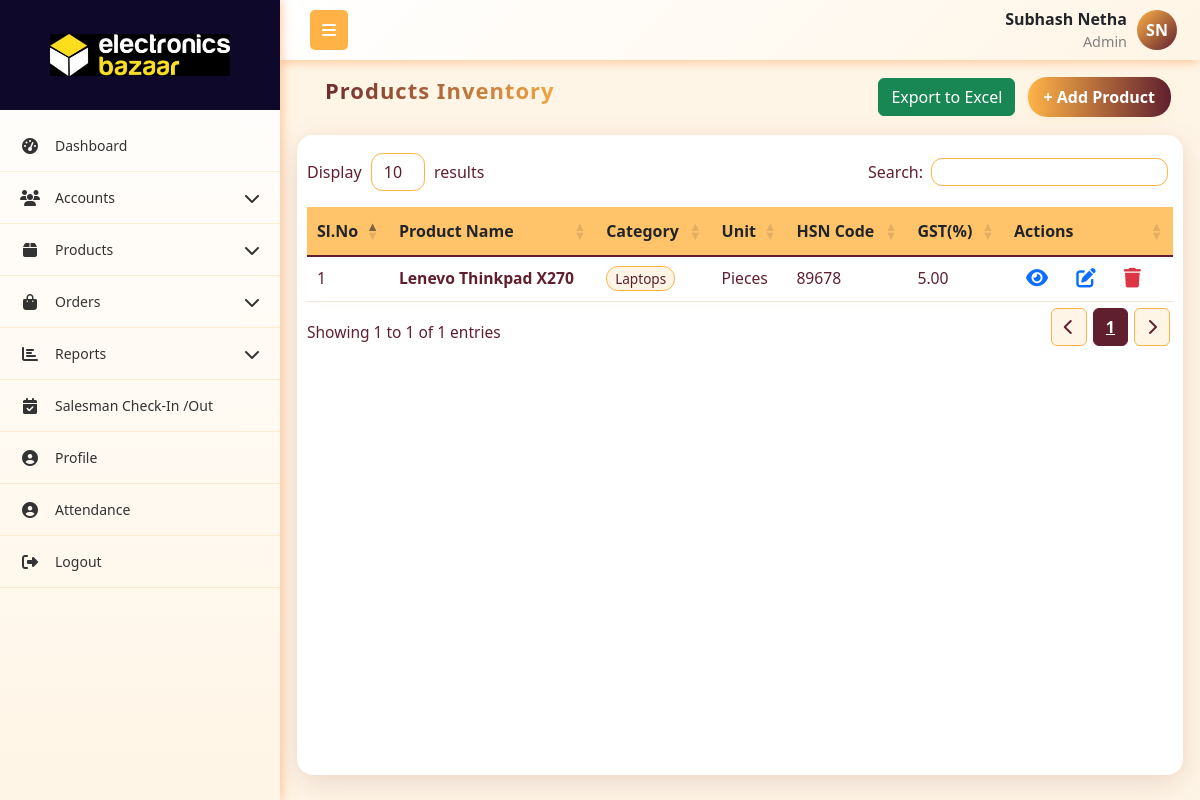
/products/ (signed in), run on the app's committed database.
### App1/models.py (models this page shows, shortened)
class User(models.Model):
    role = models.ForeignKey(Role,on_delete=models.SET_NULL, null=True, related_name="role")
    username = models.CharField(max_length=255, unique=True)
    password = models.CharField(max_length=255)
    first_name = models.CharField(max_length=255)
    last_name = models.CharField(max_length=255,null=True, blank=True)
    email = models.EmailField(unique=True)
    phone_number = models.CharField(max_length=15, unique=True)
    address = models.TextField(null=True, blank=True)
    city = models.CharField(max_length=255,null=True, blank=True)
    state = models.CharField(max_length=255,null=True, blank=True)
    pincode = models.CharField(max_length=10,null=True, blank=True)
    is_active = models.BooleanField(default=True)
    created_at = models.DateTimeField(auto_now_add=True)
    updated_at = models.DateTimeField(auto_now=True)
    profile_picture = models.ImageField(upload_to='profile_pictures/', null=True, blank=True)

class Role(models.Model):
    name = models.CharField(max_length=255, unique=True)
    created_at = models.DateTimeField(auto_now_add=True)
    updated_at = models.DateTimeField(auto_now=True)

class Product(models.Model):
    PRODUCT_TYPE_CHOICES = [
        ('COMPONENT', 'Component'),
        ('OLD LAPTOP', 'Old Laptop'),
        ('REFURBISHED', 'Refurbished Laptop'),
    ]
    name = models.CharField(max_length=255)
    category = models.ForeignKey('Category', on_delete=models.CASCADE)
    product_type = models.CharField(
        max_length=20,
        choices=PRODUCT_TYPE_CHOICES,
        default='REFURBISHED',
        help_text="Defines whether this is a component, old laptop, or refurbished laptop"
    )
    unit = models.CharField(
        max_length=50,
        choices=[('Pieces', 'Pieces')],
        default='Pieces'
    )
    description = models.TextField(blank=True)
    hsn_code = models.CharField(max_length=20, blank=True, null=True)
    gstpercentage = models.DecimalField(max_digits=5, decimal_places=2, default=0)
    brand_name = models.CharField(
        max_length=50,
        choices=[
            ('Dell', 'Dell'),
            ('Lenovo', 'Lenovo'),
            ('HP', 'HP'),
            ('Apple', 'Apple'),
            ('Asus', 'Asus'),
            ('Acer', 'Acer'),
            ('Other', 'Other'),
        ],
        blank=True, null=True
    )
    model_name = models.CharField(max_length=100, blank=True, null=True)
    product_picture = models.ImageField(upload_to='product_images/', null=True, blank=True)
    purchase_price = models.DecimalField(max_digits=10, decimal_places=2, default=0, help_text="Cost price or component purchase rate")
    sale_price = models.DecimalField(max_digits=10, decimal_places=2, default=0, help_text="Selling price or MRP for refurbished units")
    created_at = models.DateTimeField(auto_now_add=True)

class Category(models.Model):
    name = models.CharField(max_length=100)
    created_at = models.DateTimeField(auto_now_add=True)
    updated_at = models.DateTimeField(auto_now=True)

### App1/views.py (the view)
# urls.py: path('products/', product_table, name='product_table'),
def product_table(request):
    current_user, role_permission = get_logged_in_user(request)
    if not current_user:
        return redirect('login')
    products = Product.objects.all()
    context = {'products':products,'current_user':current_user, 'role_permission': role_permission}
    return render(request, 'company_admin/product_table.html',context)

### App1/views.py (called while the page is built)
def get_logged_in_user(request):
    username = request.session.get('current_user')
    if not username:
        return None, None  # always return a tuple
    try:
        user = User.objects.get(username=username)
        try:
            role_permission = RolePermissions.objects.get(role=user.role)
        except RolePermissions.DoesNotExist:
            role_permission = None
        return user, role_permission
    except User.DoesNotExist:
        return None, None

### templates/company_admin/product_table.html (shortened to what this page needs)
{% extends 'company_admin/base.html' %}
{% load static %}
{% block content %}
<link rel="stylesheet" href="https://cdn.datatables.net/1.13.4/css/dataTables.bootstrap5.min.css">
<link rel="stylesheet" href="https://cdn.datatables.net/responsive/2.4.1/css/responsive.bootstrap5.min.css">
<link rel="stylesheet" href="https://cdnjs.cloudflare.com/ajax/libs/font-awesome/6.4.0/css/all.min.css">
<div class="container mt-1">
    <div class="mb-0 p-0">
        <div class="d-flex justify-content-between flex-wrap m-1">
            <h5 class="header">Products Inventory</h5>
            <div>
                <div style="position: relative; display: inline-block;">
                    <button onclick="toggleColumnSelector()" class="btn btn-success">Export to Excel</button>
                </div>
                {% if role_permission.all_products_a %}
                <a href="{% url 'add_product' %}" class="btn btn-primary m-2">+ Add Product</a>
                {% endif %}
            </div>
        </div>
    </div>
    <div class="custom-card">
        <table id="productstable" class="table align-middle" style="width:100%">
            <thead class="table-header">
                <tr>
                    <th>Sl.No</th>
                    <th>Product Name</th>
                    <th>Category</th>
                    <th>Unit</th>
                    <th>HSN Code</th>
                    <th>GST(%)</th>
                    <th>Actions</th>
                </tr>
            </thead>
            <tbody>
                {% for product in products %}
                <tr>
                    <td>{{ forloop.counter }}</td>
                    <td>
                        <strong>{{ product.name }}</strong>
                    </td>
                    <td>
                        <span class="category-badge">{{ product.category.name }}</span>
                    </td>
                    <td>{{ product.unit|default:"N/A" }}</td>
                    <td>{{ product.hsn_code|default:"N/A" }}</td>
                    <td>{{ product.gstpercentage|default:"N/A" }}</td>
                    <td>
                        <a href="{% url 'view_product' product.id %}" class="btn-icon text-decoration-none" title="View">
                        </a>
                        {% if role_permission.all_products_e %}
                        <a href="{% url 'edit_product' product.id %}" class="btn-icon text-decoration-none" title="Edit">
                        </a>
                        {% endif %}
                        {% if role_permission.all_products_d %}
                        <a href="{% url 'delete_product' product.id %}" onclick="return confirm('Are you sure you want to delete this product?');" class="btn-icon" title="Delete">
                        </a>
                        {% endif %}
                    </td>
                </tr>
                {% endfor %}
            </tbody>
        </table>
    </div>
</div>
{% endblock content %}

### templates/company_admin/base.html (shortened to what this page needs)
{% load static %}
<!DOCTYPE html>
<html lang="en">
<head>
    <link href="https://cdnjs.cloudflare.com/ajax/libs/bootstrap/5.3.0/css/bootstrap.min.css" rel="stylesheet">
    <link href="https://cdnjs.cloudflare.com/ajax/libs/font-awesome/6.4.0/css/all.min.css" rel="stylesheet">
    <link rel="stylesheet" href="https://cdn.datatables.net/1.13.4/css/dataTables.bootstrap5.min.css">
    <link rel="stylesheet" href="https://cdn.datatables.net/responsive/2.4.1/css/responsive.bootstrap5.min.css">
    <link rel="stylesheet" href="{% static 'css/alert.css' %}">
</head>
<body>
    <nav class="top-navbar">
        <div class="navbar-container">
            <div class="navbar-left">
                <button class="sidebar-toggle" id="sidebarToggle">
                    <i class="fas fa-bars"></i>
                </button>
            </div>
            <div class="navbar-right me-2">
                <div class="navbar-user-info">
                    <span class="username">{{current_user.first_name}} {{current_user.last_name}}</span>
                    <span class="role">{{current_user.role.name}}</span>
                </div>
                {% if current_user.profile_picture %}
                    <img src="{{ current_user.profile_picture.url }}"
                        alt="{{ current_user.get_full_name }}"
                        class="navbar-profile-img">
                {% else %}
                     <div class="navbar-profile-fallback">
                        {{ current_user.first_name|first|upper }}{{ current_user.last_name|first|upper }}
                    </div>
                {% endif %}
            </div>
        </div>
    </nav>
    <nav class="sidebar" id="sidebar">
        <div class="sidebar-logo-container">
            <img src="{% static 'images/main-logo.jpg' %}" alt="Company Logo"  class="logo">
        </div>
        <ul class="nav flex-column sidebar-nav">
            {% if role_permission.dashboard_v %}
            <li class="nav-item">
                <a class="nav-link" href="{% url 'dashboard' %}">
                    <i class="fas fa-tachometer-alt nav-icon"></i>
                    <span class="nav-text">Dashboard</span>
                </a>
            </li>
            {% endif %}
            {% if role_permission.roles_v or role_permission.users_v or role_permission.customer_v %}
            <li class="nav-item">
                <a class="nav-link" href="#">
                    <i class="fas fa-users nav-icon"></i>
                    <span class="nav-text">Accounts</span>
                    <i class="fas fa-chevron-down arrow"></i>
                </a>
            </li>
            {% endif %}
            {% if role_permission.category_v or role_permission.all_products_v or role_permission.daily_production_v or role_permission.inventory_v %}
            <li class="nav-item">
                <a class="nav-link" href="#">
                    <i class="fas fa-box nav-icon"></i>
                    <span class="nav-text">Products</span>
                    <i class="fas fa-chevron-down arrow"></i>
                </a>
            </li>
            {% endif %}
            {% if role_permission.orders_v %}
            <li class="nav-item">
                <a class="nav-link" href="#">
                    <i class="fas fa-shopping-bag nav-icon"></i>
                    <span class="nav-text">Orders</span>
                    <i class="fas fa-chevron-down arrow"></i>
                </a>
            </li>
            {% endif %}
            {% if role_permission.s_reports_v or role_permission.c_reports_v %}
            <li class="nav-item">
                <a class="nav-link" href="#">
                    <i class="fas fa-chart-bar nav-icon"></i>
                    <span class="nav-text">Reports</span>
                    <i class="fas fa-chevron-down arrow"></i>
                </a>
            </li>
            {% endif %}
            {% if current_user.role.name == 'Admin' %}
            <li class="nav-item">
                <a class="nav-link" href="{% url 'salesman_visit_list' %}">
                    <i class="fas fa-calendar-check nav-icon"></i>
                    <span class="nav-text">Salesman Check-In /Out</span>
                </a>
            </li>
            {% endif %}
            <li class="nav-item">
                <a class="nav-link" href="{% url 'profile' %}">
                    <i class="fas fa-user-circle nav-icon"></i>
                    <span class="nav-text">Profile</span>
                </a>
            </li>
            <li class="nav-item">
                <a class="nav-link" href="{% url 'attendance' %}">
                    <i class="fas fa-user-circle nav-icon"></i>
                    <span class="nav-text">Attendance</span>
                </a>
            </li>
            <li class="nav-item">
                <a class="nav-link" href="{% url 'logout' %}" onclick="return confirm('Are you sure?');" >
                    <i class="fas fa-sign-out-alt nav-icon"></i>
                    <span class="nav-text">Logout</span>
                </a>
            </li>
        </ul>
    </nav>
    <main class="main-content" id="mainContent">
        {% block content %}{% endblock %}
    </main>
</body>
</html>

### templates/company_admin/base.html (style rules this page uses)
:root { --primary-red: #601F2F; --primary-orange: #ffb347; --accent-yellow: #fc3; --light-orange: #fff5e6; --dark-red: #4a1824; --sidebar-width: 280px; --sidebar-collapsed: 60px; }
* { box-sizing: border-box; }
body { font-family: 'Segoe UI', Tahoma, Geneva, Verdana, sans-serif; background-color: #f8f9fa; margin: 0; padding: 0; overflow-x: hidden; }
.top-navbar { background: linear-gradient(135deg, white 0%, var(--light-orange) 100%); box-shadow: 0 2px 10px rgba(255, 106, 0, 0.35); position: fixed; top: 0; left: var(--sidebar-width); right: 0; z-index: 1030; height: 60px; padding: 0; transition: left 0.3s ease; }
.navbar-container { display: flex; align-items: center; justify-content: space-between; height: 100%; padding: 0 15px; max-width: 100%; }
.navbar-left { display: flex; align-items: center; flex-shrink: 0; }
.sidebar-toggle { background: var(--primary-orange); border: none; color: white; padding: 8px 12px; border-radius: 5px; margin-left: 15px; cursor: pointer; }
.navbar-right { flex-shrink: 0; display: flex; align-items: center; gap: 10px; }
.navbar-profile-fallback { width: 40px; height: 40px; border-radius: 50%; background: linear-gradient(135deg, var(--primary-orange), var(--primary-red)); color: #fff; display: flex; align-items: center; justify-content: center; font-weight: 600; font-size: 16px; }
.navbar-user-info { display: flex; flex-direction: column; align-items: flex-end; }
.navbar-user-info .username { font-weight: 600; }
.navbar-user-info .role { font-size: 0.9rem; color: gray; }
.sidebar { position: fixed; top: 0; left: 0; height: 100vh; width: var(--sidebar-width); background: linear-gradient(180deg, white 0%, var(--light-orange) 100%); transform: translateX(0); transition: width 0.3s ease; z-index: 1040; overflow-y: auto; box-shadow: 2px 0 10px rgba(255, 106, 0, 0.35); display: flex; flex-direction: column; }
.sidebar-logo-container { display: flex; align-items: center; justify-content: center; height: 110px; width: 100%; background-color: #0e082b; margin-bottom: 10px; transition: opacity 0.3s, height 0.3s, margin-bottom 0.3s; }
.sidebar-logo-container .logo { width: 200px; height: auto; background: transparent; padding: 8px 10px; }
.sidebar:not(.collapsed) .sidebar-logo-container { opacity: 1; height: 110px; margin-bottom: 10px; }
.sidebar-nav { padding: 0; margin: 0; list-style: none; flex: 1 1 auto; }
.nav-item { border-bottom: 1px solid rgba(255, 179, 71, 0.2); }
.nav-link { color: #333; padding: 15px 20px; display: flex; align-items: center; text-decoration: none; transition: all 0.3s ease; position: relative; cursor: pointer; }
.nav-icon { width: 20px; margin-right: 15px; text-align: center; font-size: 16px; }
.nav-text { flex-grow: 1; font-size: 14px; }
.arrow { transition: transform 0.3s ease; margin-left: auto; }
.main-content { margin-top: 60px; padding: 5px; transition: margin-left 0.3s ease; min-height: calc(100vh - 60px); }
@media (min-width: 768px) { .sidebar { transform: translateX(0); top: 0; height: 100vh; } }
@media (min-width: 768px) { .main-content { margin-left: var(--sidebar-width); } }

### data on the page
User: first_name "Subhash", last_name "Netha", role.name "Admin", first_name|first "S", last_name|first "N"
Product: name "Lenevo Thinkpad X270", category.name "Laptops", unit "Pieces", hsn_code "89678", gstpercentage "5.00"
